Frame 1 (no input): blank canvas, image omitted
Frame 60 (the mouse pressed at the canvas centre just before this capture): blank canvas, image omitted
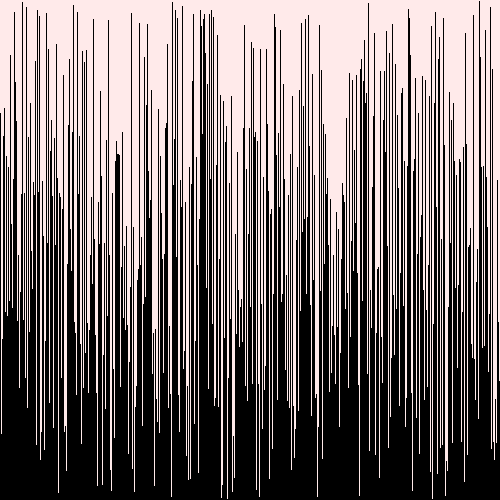
Frame 120 (the mouse held since frame 60 and released just before this capture)

The Processing sketch whose frames 1 and 60 were blank and that drew this single picture after the mouse press (run headless with seeded random() and noise(); from frame 60 on, the mouse is pressed at the canvas centre):

// Processing sketch: Visual_Array_Sorter
// ── Visual_Array_Sorter.pde
//1. create an array of ints. don't initialize it yet.
int [] num;

void setup() {
  //2. set the size of your window
size(500, 500);  

  //3. initialize your array with the built in width variable
num = new int[width];

  //4. initialize the ints in the array with random numbers
  //   from 0 to the built in height variable

  //5. call the noStroke() method
  noStroke();
}

void draw() {
  //6. set the background color with background(r, g, b);
background(255, 234, 234);

  //7. set the color for your graph
fill(0,0,0);

  //8. draw a rectangle for each int in your array.
  //   the x value will be the index of the int
  //   the y value will the height variable
  //   the width is 1
  //   the height is negative the value of the int at that element in the array
for(int i = 0; i < num.length; i ++){
  rect(i, height, 1, -1*num[i]);
}
  //9. call the stepSort method
  stepSort(num);

  //10. extract the code that randomizes the array into a method.
  

  //11. call the method you made in step 10 when the mouse is pressed
  if(mousePressed){
    makeArray();
  }
}

void stepSort(int[] arr) {
  for (int i = 1; i < arr.length; i++) {
    if (arr[i - 1] > arr[i]) {
      int t = arr[i];
      arr[i] = arr[i - 1];
      arr[i - 1] = t;
    }
  }
}

void makeArray(){
  for(int i = 0; i < num.length; i++){
  num[i] = (int)random(height);
}
}
